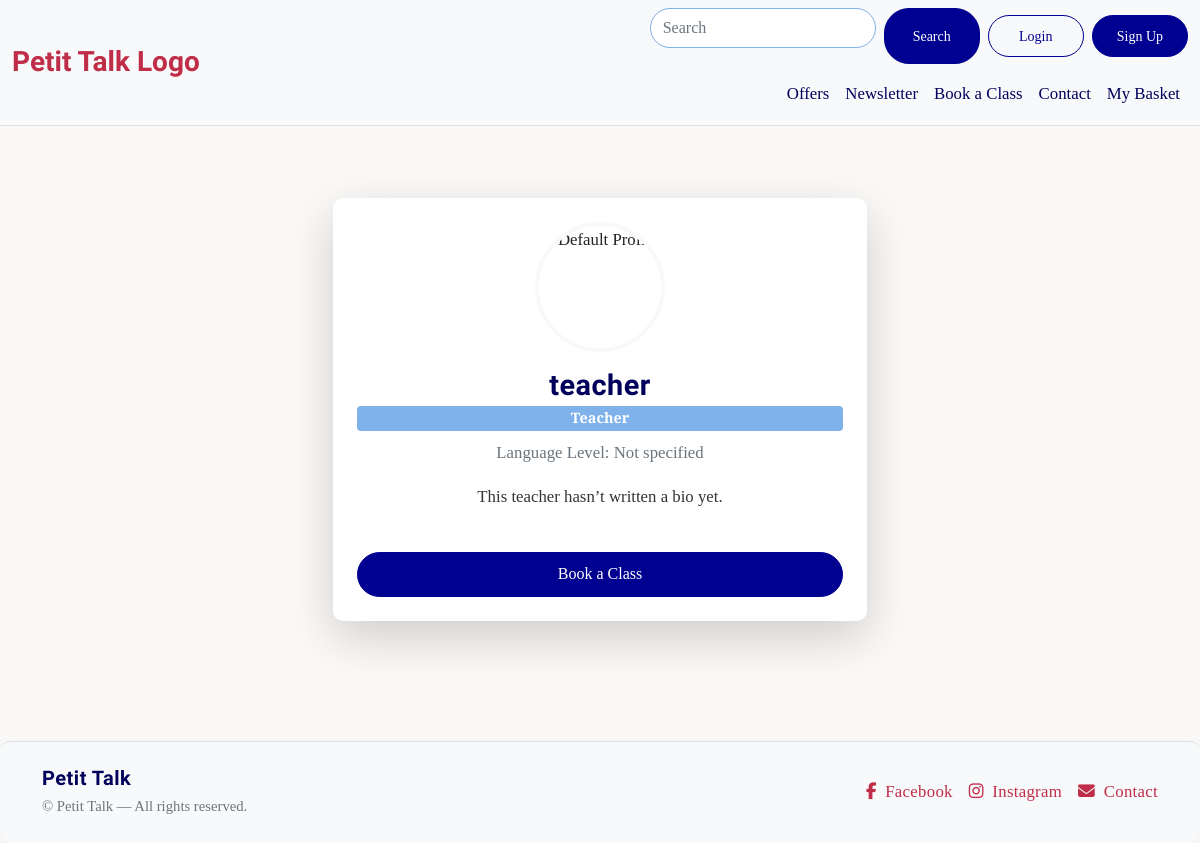
Before: /profile/4/ with the older database file.
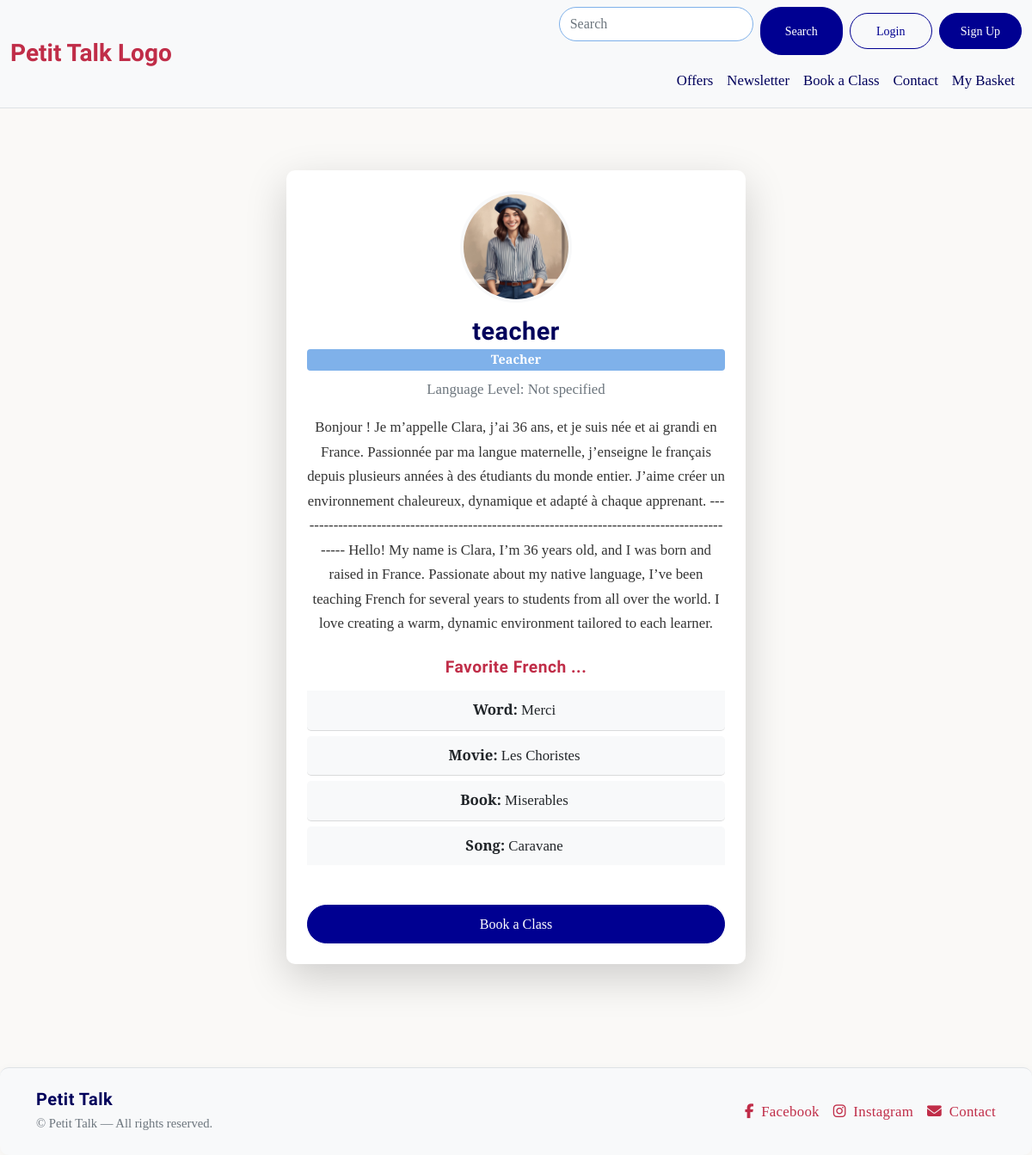
After: the same page with the newer database file.
### userprofile/models.py (models this page shows, shortened)
class Profile(models.Model):
    user = models.OneToOneField(User, on_delete=models.CASCADE, related_name='profile')
    is_student = models.BooleanField(default=False)
    is_teacher = models.BooleanField(default=False)
    bio = models.TextField(blank=True)
    profile_image = models.ImageField(
        upload_to='profile_pics/',
        default='images/default.png',
        blank=True,
        null=True
    )
    favorite_word = models.CharField(max_length=100, blank=True)
    favorite_movie = models.CharField(max_length=100, blank=True)
    favorite_book = models.CharField(max_length=100, blank=True)
    favorite_song = models.CharField(max_length=100, blank=True)
    intro_video = models.FileField(
        upload_to='profile_videos/',
        blank=True,
        null=True
    )
    language_level = models.CharField(max_length=2, choices=LEVELS, blank=True)
    goals = models.TextField(blank=True)

### userprofile/views.py (the view)
# urls.py: path('<int:user_id>/', views.teacher_profile, name='teacher_profile'),
def teacher_profile(request, user_id):
    user = get_object_or_404(User, id=user_id)
    profile = get_object_or_404(Profile, user=user, is_teacher=True)
    return render(request, 'userprofile/teacher_profile.html', {'profile': profile})

### userprofile/templates/userprofile/teacher_profile.html (shortened to what this page needs)
{% extends "base.html" %}
{% load static %}
{% block content %}
<div class="container py-5">
    <div class="row justify-content-center">
        <div class="col-lg-6 col-md-8">
            <div class="card shadow-lg rounded-4 p-4 text-center profile-card">
                {% if profile.profile_image %}
                    <img src="{{ profile.profile_image.url }}" class="profile-img mb-3"
                         alt="{{ profile.user.username }}">
                {% else %}
                    <img src="{% static 'images/default_profile.png' %}" class="profile-img mb-3"
                         alt="Default Profile">
                {% endif %}
                <h3 class="fw-bold mb-1">{{ profile.user.username }}</h3>
                {% if profile.is_teacher %}
                    <span class="badge badge-teacher mb-2">Teacher</span>
                {% else %}
                    <span class="badge badge-student mb-2">Student</span>
                {% endif %}
                <p class="text-muted mb-3">
                    Language Level: {{ profile.get_language_level_display|default:"Not specified" }}
                </p>
                <p class="mb-4">{{ profile.bio|default:"This teacher hasn’t written a bio yet." }}</p>
                {% if profile.favorite_word or profile.favorite_movie or profile.favorite_book or profile.favorite_song %}
                    <h5 class="favorites-header mb-3">Favorite French ...</h5>
                    <ul class="list-group list-group-flush mb-4">
                        {% if profile.favorite_word %}
                        <li class="list-group-item"><strong>Word:</strong> {{ profile.favorite_word }}</li>
                        {% endif %}
                        {% if profile.favorite_movie %}
                        <li class="list-group-item"><strong>Movie:</strong> {{ profile.favorite_movie }}</li>
                        {% endif %}
                        {% if profile.favorite_book %}
                        <li class="list-group-item"><strong>Book:</strong> {{ profile.favorite_book }}</li>
                        {% endif %}
                        {% if profile.favorite_song %}
                        <li class="list-group-item"><strong>Song:</strong> {{ profile.favorite_song }}</li>
                        {% endif %}
                    </ul>
                {% endif %}
                <div class="d-flex flex-column gap-2 mt-3">
                    <a href="#" class="btn btn-primary">Book a Class</a>
                </div>
            </div>
        </div>
    </div>
</div>
{% endblock %}

Changed rows visible on the page:
changed Profile "Not specified": profile_image: picture added; bio "This teacher hasn’t written a bio yet." → "Bonjour ! Je m’appelle Clara, j’ai 36 ans, et je suis née et ai grandi en France. Passionnée par ma langue maternelle, j’enseigne le français depuis plusieurs années à des étudiants du monde entier. J’aime créer un environnement chaleureux, dynamique et adapté à chaque apprenant. ---------------------------------------------------------------------------------------------- Hello! My name is Clara, I’m 36 years old, and I was born and raised in France. Passionate about my native language, I’ve been teaching French for several years to students from all over the world. I love creating a warm, dynamic environment tailored to each learner."; favorite_word (not shown) → "Merci"; favorite_movie (not shown) → "Les Choristes"; favorite_book (not shown) → "Miserables"; favorite_song (not shown) → "Caravane"
Other visible differences:
text now shown: "Favorite French ... Word: Movie: Book: Song:"
